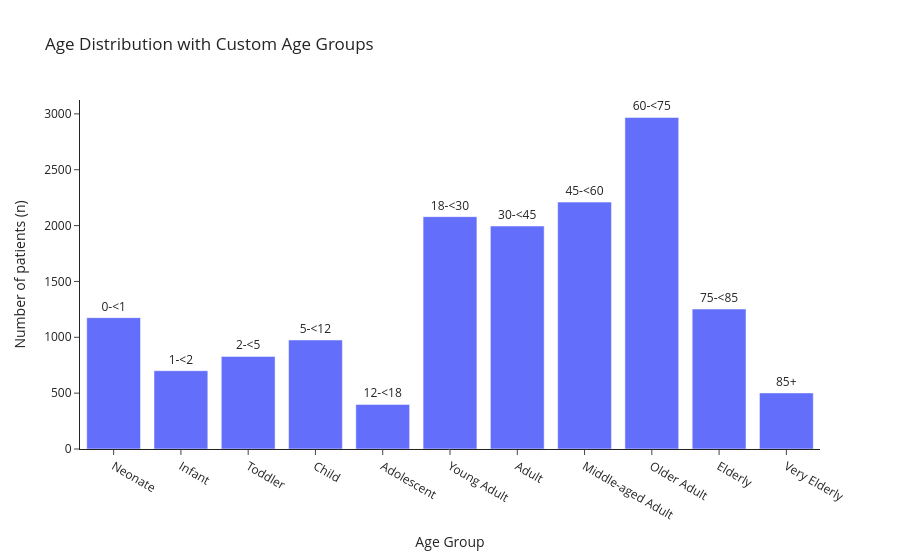

This figure's notebook cell:
### Code cell
plot_df = count_entries("Age Group")

age_range_labels = {
    k: f"{v[0]}-<{int(v[1])}" if v[1] != float('inf') else f"{int(v[0])}+"
    for k, v in age_groups.items()
}
plot_df["Label"] = plot_df["Age Group"].map(age_range_labels)

# Plot histogram with custom age groups using Plotly Express
fig = px.bar(plot_df,
             x='Age Group',
             y="Count",
             text='Label',
             title='Age Distribution with Custom Age Groups',
             labels={'Age Group': 'Age Group', 'count': 'Count'})

fig.update_layout(
    template="simple_white",
    height=600,
    yaxis=dict(
        title="Number of patients (n)",
    ),
    xaxis=dict(
        categoryorder='array',
        categoryarray=list(age_groups.keys())
    )
)
fig.update_traces(textposition='outside')
fig.show()

### Figure 1 — Plotly figure (JSON) as saved in the notebook; plotly's stock layout.template omitted (floating-point values rounded to 4 significant figures)
{"data": [{"alignmentgroup": "True", "hovertemplate": "Age Group=%{x}<br>Count=%{y}<br>Label=%{text}<extra></extra>", "legendgroup": "", "marker": {"color": "#636efa", "pattern": {"shape": ""}}, "name": "", "offsetgroup": "", "orientation": "v", "showlegend": false, "text": ["12-<18", "85+", "1-<2", "2-<5", "5-<12", "0-<1", "75-<85", "30-<45", "18-<30", "45-<60", "60-<75"], "textposition": "outside", "type": "bar", "x": ["Adolescent", "Very Elderly", "Infant", "Toddler", "Child", "Neonate", "Elderly", "Adult", "Young Adult", "Middle-aged Adult", "Older Adult"], "xaxis": "x", "y": [399, 502, 701, 829, 976, 1176, 1253, 1996, 2080, 2210, 2968], "yaxis": "y"}], "layout": {"autosize": true, "barmode": "relative", "legend": {"tracegroupgap": 0}, "title": {"text": "Age Distribution with Custom Age Groups"}, "xaxis": {"anchor": "y", "autorange": true, "categoryarray": ["Neonate", "Infant", "Toddler", "Child", "Adolescent", "Young Adult", "Adult", "Middle-aged Adult", "Older Adult", "Elderly", "Very Elderly"], "categoryorder": "array", "domain": [0, 1], "range": [-0.5, 10.5], "title": {"text": "Age Group"}, "type": "category"}, "yaxis": {"anchor": "x", "autorange": true, "domain": [0, 1], "range": [0, 3124.0], "title": {"text": "Number of patients (n)"}, "type": "linear"}}}
